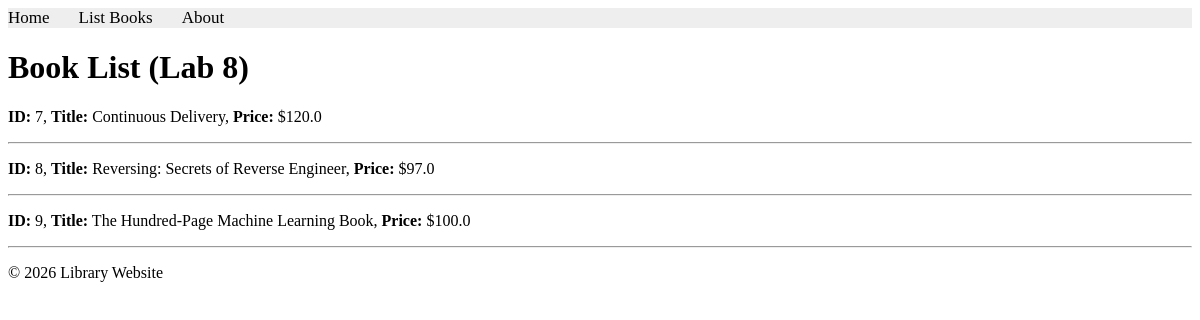
Page /bookmodule/lab8/task4/ on the committed database.
### apps/bookmodule/models.py (models this page shows, shortened)
class Book(models.Model):
    title = models.CharField(max_length=50)
    author = models.CharField(max_length=50)
    price = models.FloatField(default=0.0)
    edition = models.SmallIntegerField(default=1)

### apps/bookmodule/views.py (the view)
# urls.py: path('lab8/task4/', views.lab8_task4, name="books.lab8_task4"),
def lab8_task4(request):
    mybooks = Book.objects.all().order_by('title')
    return render(request, 'bookmodule/lab8_bookList.html', {'books': mybooks})

### apps/templates/bookmodule/lab8_bookList.html (shortened to what this page needs)
{% extends "layouts/base.html" %}
{% load static %}
{% block content %}
<div class="container">
    <h1>Book List (Lab 8)</h1>
    {% for book in books %}
        <p><strong>ID:</strong> {{ book.id }}, <strong>Title:</strong> {{ book.title }}, <strong>Price:</strong> ${{ book.price }}</p>
        <hr>
    {% empty %}
        <p>No books found.</p>
    {% endfor %}
</div>
{% endblock content %}

### rows in the picture
Book: id "7", title "Continuous Delivery", price "120.0"
Book: id "8", title "Reversing: Secrets of Reverse Engineer", price "97.0"
Book: id "9", title "The Hundred-Page Machine Learning Book", price "100.0"
